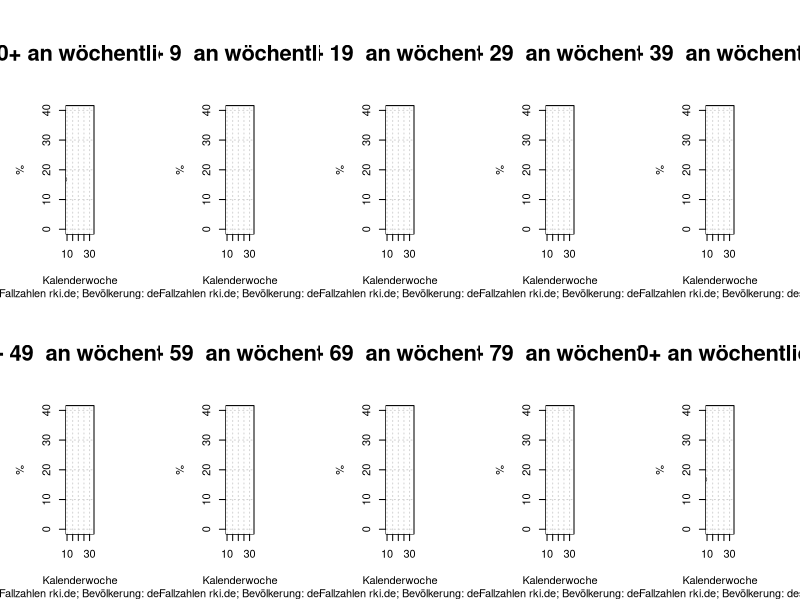

Write the R code that produced this figure.
#!/usr/bin/env Rscript

library(data.table)

data <- as.matrix(read.csv("../data/DEFalleAlterKw.csv"))
dpop <- read.table(file("../data/DEPopulationAge.csv"), sep=";", header=TRUE)

population <- sum(dpop$both)
age59 <- sum(dpop$both[1:60])
age80 <- sum(dpop$both[81:86])

png("DEFalleAlterKw.png", width = 3840, height = 2160)

par(mar=c(5,5,8,5), mfrow = c(2,5))

plot(
   data[,1]
   , apply(data[,8:12], 1, FUN=sum) / apply(data[,2:12], 1, FUN=sum) *100
   , type = "b"
   , col = "black"
   , xlab = "Kalenderwoche"
   , ylab = "%"
   , ylim = c(0,40)
   , main = "Anteil Altersgruppe 60+ an wöchentlichen COVID-19 Fällen"
   , cex.main = 2
   , sub = "Quelle: Fallzahlen rki.de; Bevölkerung: destatis.de"
   )

abline (
  h = (1 - age59/population)*100
  , col = "blue"
  )

options (digits = 3)

text( 30, 
      (1 - age59/population)*100 +0.5 , 
      paste("Anteil an Bevölkerung [",round((1 - age59/population)*100,1),"%]")
      )

legend(
  "topright"
  , legend = "Altersgruppe 60+"
  , col = "black"
  , lty = 1
  , cex = 5
  )

grid()

for (a in 2:9) {
   l <- ((a-2)*10+1)
   u <- l+9
   calter <- sum(dpop$both[l:u])
   print(calter)
   
   plot(
      data[,1]
      , data[,a] / apply(data[,2:12], 1, FUN=sum) *100
      , type = "b"
      , col = "black"
      , xlab = "Kalenderwoche"
      , ylab = "%"
      , ylim = c(0,40)
      , main = paste("Anteil Altersgruppe", l-1, "-", u-1 ," an wöchentlichen COVID-19 Fällen")
      , cex.main = 2
      , sub = "Quelle: Fallzahlen rki.de; Bevölkerung: destatis.de"
   )
   
   abline (
      h = calter/population*100
      , col = "blue"
   )
   
   options (digits = 3)
   
   text( 30
         , calter/population*100 +0.5
         , paste("Anteil an Bevölkerung [",round(calter/population*100,1),"%]")
         , pos = 4 )
   
   legend(
      "topright"
      , legend = paste("Altersgruppe", l-1,"-",u-1)
      , col = "black"
      , lty = 1
      , cex = 5
   )
   
   grid()
   
   
}

plot(
   data[,1]
   , apply(data[,10:12], 1, FUN=sum) / apply(data[,2:12], 1, FUN=sum) *100
   , type = "b"
   , col = "black"
   , xlab = "Kalenderwoche"
   , ylab = "%"
   , ylim = c(0,40)
   , main = "Anteil Altersgruppe 80+ an wöchentlichen COVID-19 Fällen"
   , cex.main = 2
   , sub = "Quelle: Fallzahlen rki.de; Bevölkerung: destatis.de"
)

abline (
   h = age80/population*100
   , col = "blue"
)

options (digits = 3)

text( 30, 
      age80/population*100 +0.5 , 
      paste("Anteil an Bevölkerung [",round(age80/population*100,1),"%]")
)

legend(
   "topright"
   , legend = "Altersgruppe 80+"
   , col = "black"
   , lty = 1
   , cex = 5
)

grid()

dev.off()

